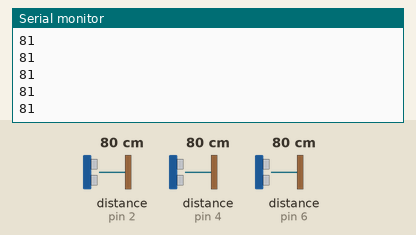
Simulated run of this sketch. Board: Arduino Uno, built with avr-gcc and run on an emulated ATmega328P. Parts: the last lines printed to the serial monitor. The test bench sets the inputs (shaded band); at power-on: distance to the obstacle (sensors on pin 4, pin 2, pin 6) 80 cm. The echo pulse lasts 58.3 µs per cm.

Above: at 3.0 s.
3.1 s: distance to the obstacle (sensor on pin 4) set to 2 cm
At 3.61 s:
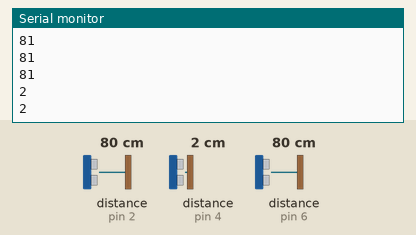
4.7 s: distance to the obstacle (sensor on pin 4) set to 4 cm
At 4.75 s:
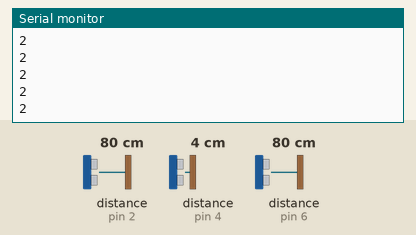
Timing chart, 0 to 7.7 s (numbered marks = the images above; inputs shaded):
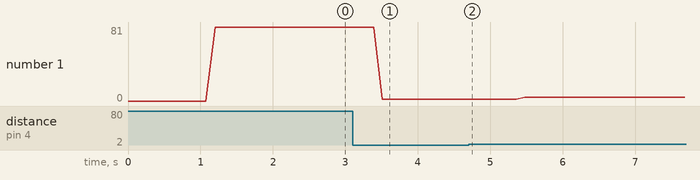

Measured:
- after the input at 3.1 s, the serial monitor: prints a new line after 0.41 s (image 1)
- plotted number 1: 81 → 2 after the input at 3.1 s, 2 → 4 after the input at 4.7 s

The sketch:

Parkpiepser1.0.ino
```cpp
#include <NewPing.h>

#define MAX_DISTANCE 300

// Pins for each sensor
#define TRIG_PIN1 8
#define ECHO_PIN1 2
#define TRIG_PIN2 3
#define ECHO_PIN2 4
#define TRIG_PIN3 5
#define ECHO_PIN3 6
int beep = 0;
int beep1 = 0;
int beep2 = 0;
int beep3 = 0;
int nbcount = 0;
NewPing sonar1(TRIG_PIN1, ECHO_PIN1, MAX_DISTANCE);
NewPing sonar2(TRIG_PIN2, ECHO_PIN2, MAX_DISTANCE);
NewPing sonar3(TRIG_PIN3, ECHO_PIN3, MAX_DISTANCE);

unsigned long previousMillis1 = 0;
unsigned long previousMillis2 = 0;
unsigned long previousMillis3 = 0;
const long interval = 1000;  // Delay between each ping in milliseconds

void setup() {
  Serial.begin(9600);

}

void loop() {
  unsigned long currentMillis = millis();

if (beep1 != 0){
  beep = beep1;
}else {nbcount = (nbcount + 1); }
 if (beep2 != 0){
 if (beep2 <= beep1) {beep = beep2;}
}else {nbcount = (nbcount + 1); }
 if (beep3 != 0){
 if (beep3 <= beep2) {beep = beep3;}
}else {nbcount = (nbcount + 1); }

 if (nbcount == 3) {beep = 0; nbcount = 0;} else {nbcount = 0;}

if (beep != 0) {
digitalWrite(7, HIGH);
delay(100);
digitalWrite(7, LOW);
delay(beep);
}

Serial.println(beep);

  // Sensor 1
 if (currentMillis - previousMillis1 >= interval) {
    previousMillis1 = currentMillis;
    unsigned int distance1 = sonar1.ping_cm();
  //  Serial.print("Sensor 1: ");
    if (distance1 == 0) {
 //     Serial.println("Außer Reichweite");
        beep1 = 0;
    } else {
     // Serial.println("In Reichweite");
      beep1 = distance1;
    }
  }


  // Sensor 2
  if (currentMillis - previousMillis2 >= interval) {
    previousMillis2 = currentMillis;
    unsigned int distance2 = sonar2.ping_cm();
  //  Serial.print("Sensor 2: ");
    if (distance2 == 0) {
     // Serial.println("Außer Reichweite");
         beep2 = 0;
    } else {
      //Serial.println("In Reichweite");
      beep2 = distance2;
    }
  }


  // Sensor 3
  if (currentMillis - previousMillis3 >= interval) {
    previousMillis3 = currentMillis;
    unsigned int distance3 = sonar3.ping_cm();
    //Serial.print("Sensor 3: ");
    if (distance3 == 0) {
      //Serial.println("Außer Reichweite");
      beep3 = 0;
    } else {
      //Serial.println("In Reichweite");
      beep3 = distance3;
    }
  }
}
```
